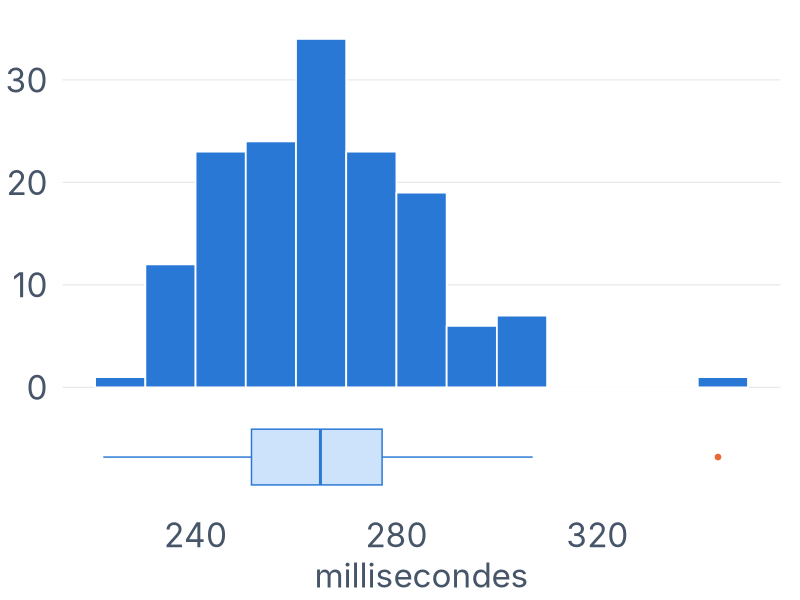
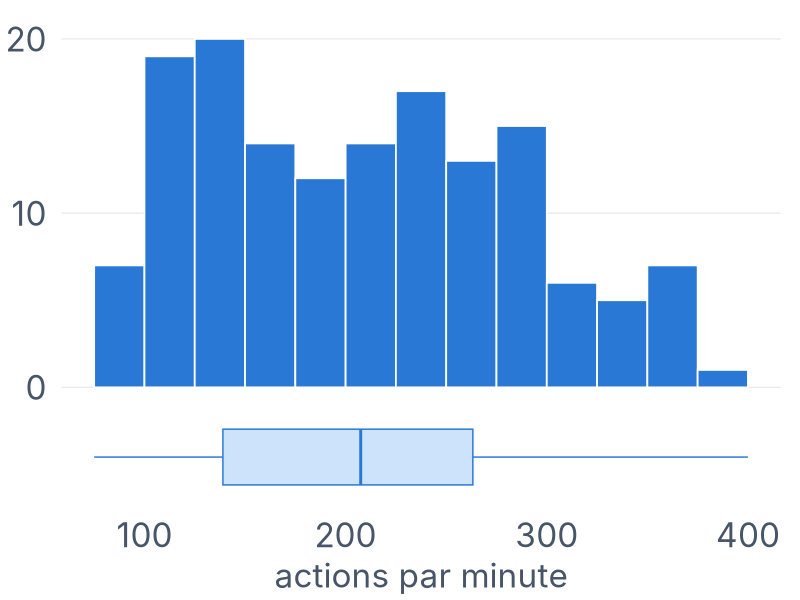
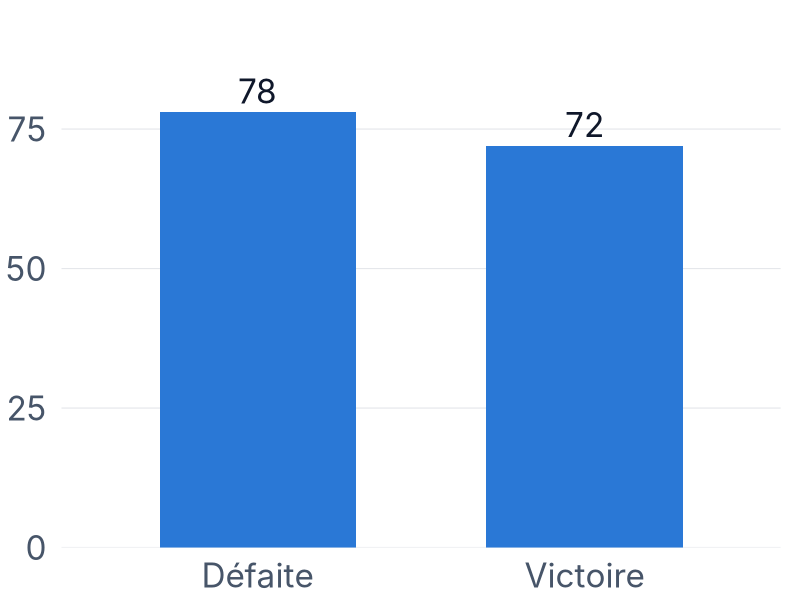
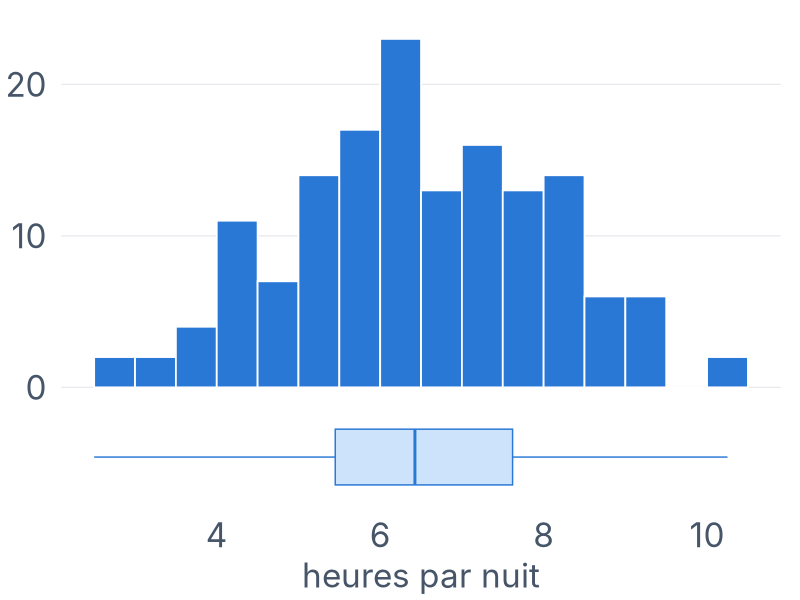
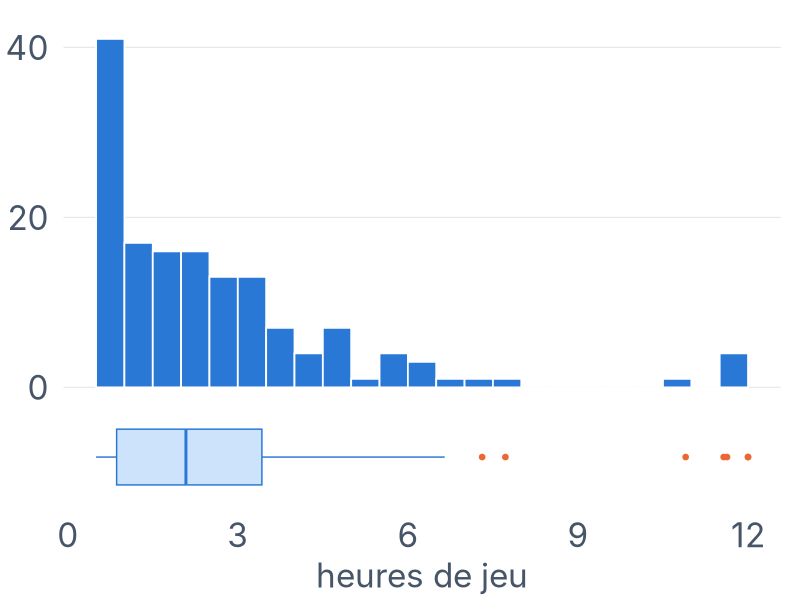
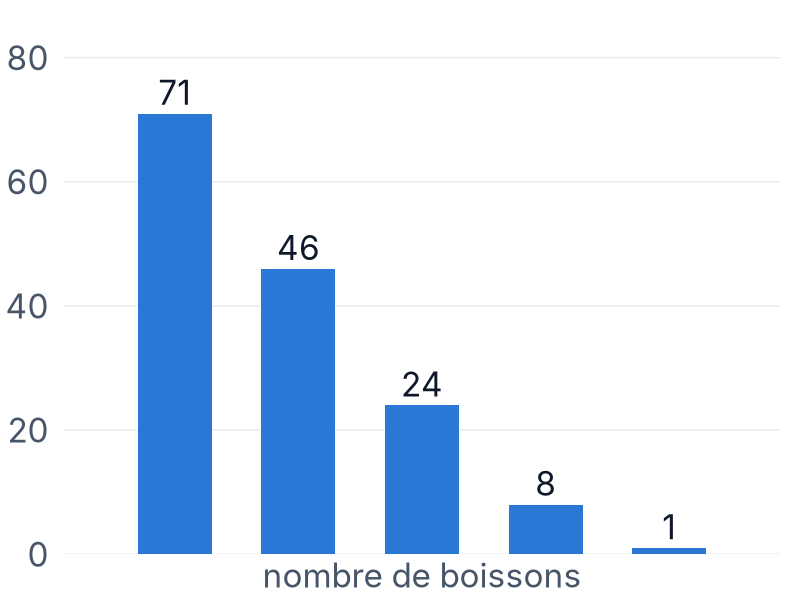
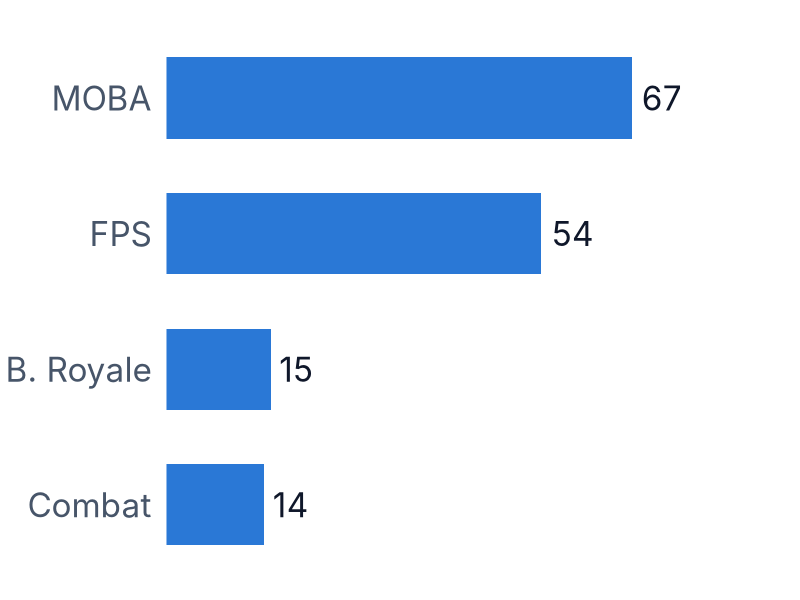
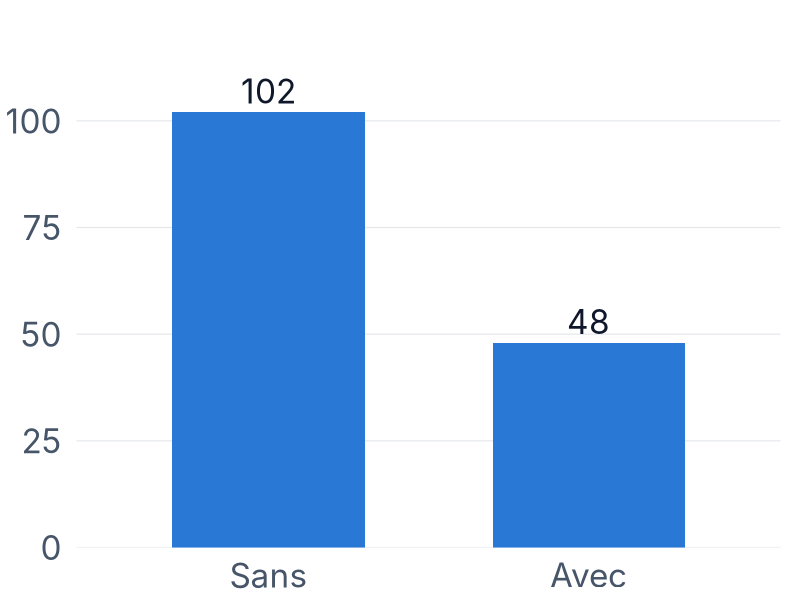

Write R code to recreate these figures, in order.
##############################################################################
# Projet Théorie des tests — TSE, MSc A1 EMDS (magistère), 2026-2027
# Trinôme 11 : BERTIN Joseph · GUIHARD Thibault · CHEBREK Adam
# Données : Kaggle « E-Sports Biometrics & Performance » (S. Chhetri)
# Échantillon : 150 joueurs tirés au hasard parmi les 232 793 complets
# Problématique : quels facteurs sont liés à la performance en esport ?
# Seuil de tous les tests : alpha = 5 %
##############################################################################

## 1. Données ----------------------------------------------------------------
d <- read.csv2("echantillon_150_complet.csv", stringsAsFactors = TRUE)
d$Game_Genre <- factor(d$Game_Genre,
                       levels = c("MOBA", "FPS", "Battle Royale", "Fighting"))
d$Match_Outcome <- factor(d$Match_Outcome, levels = c("Loss", "Win"))
str(d)
colSums(is.na(d))                  # aucune valeur manquante : 150 complets

# Variable qualitative ordinale obtenue en discrétisant le temps de jeu
d$Classe_Jeu <- cut(d$PlayTime_Hours, breaks = c(0, 1, 3, Inf),
                    labels = c("<= 1 h", "1-3 h", "> 3 h"))
table(d$Classe_Jeu)                # 42 / 61 / 47 : tous les effectifs >= 30

## 2. Étude descriptive univariée --------------------------------------------
quanti <- c("Reaction_Time_ms", "APM", "Sleep_Hours", "PlayTime_Hours",
            "Energy_Drinks", "Heart_Rate_BPM", "HRV_Score", "Age",
            "Screen_Brightness")
resume <- function(x) c(moy = mean(x), et = sd(x), min = min(x),
                        q1 = unname(quantile(x, 0.25)), med = median(x),
                        q3 = unname(quantile(x, 0.75)), max = max(x))
round(t(sapply(d[quanti], resume)), 2)

quali <- c("Game_Genre", "Blue_Light_Filter", "Match_Outcome",
           "Energy_Drinks")
for (v in quali) {
  n <- table(d[[v]])
  print(cbind(n = n, pct = round(100 * prop.table(n), 1)))
}
sum(d$PlayTime_Hours == 0.5)       # joueurs au plancher de 0,5 h de jeu
sum(d$HRV_Score == 100)            # joueurs au plafond de 100 (VFC)
mean(d$Sleep_Hours < 6)            # part des joueurs dormant moins de 6 h

## 3. Les 7 tests de liaison obligatoires ------------------------------------

# Test 1 — Pearson asymptotique (n = 150) : sommeil ~ temps de réaction
# H0 : rho = 0   contre   H1 : rho != 0
cor.test(d$Sleep_Hours, d$Reaction_Time_ms, method = "pearson")
coef(lm(Reaction_Time_ms ~ Sleep_Hours, data = d))  # pente : ms par heure

# Test 2 — ANOVA de Welch asymptotique : temps de réaction ~ durée de jeu
# H0 : mu1 = mu2 = mu3   contre   H1 : au moins deux moyennes diffèrent
resume_groupe <- function(x)
  round(c(n = length(x), moy = mean(x), et = sd(x)), 1)
aggregate(Reaction_Time_ms ~ Classe_Jeu, data = d, FUN = resume_groupe)
oneway.test(Reaction_Time_ms ~ Classe_Jeu, data = d, var.equal = FALSE)
pairwise.t.test(d$Reaction_Time_ms, d$Classe_Jeu, pool.sd = FALSE,
                p.adjust.method = "bonferroni")   # comparaisons multiples

# Test 3 — Spearman : boissons énergisantes ~ fréquence cardiaque
# H0 : rho_S = 0   contre   H1 : rho_S != 0
# (nombreux ex-aequo -> approximation asymptotique, exact = FALSE)
cor.test(d$Energy_Drinks, d$Heart_Rate_BPM, method = "spearman",
         exact = FALSE)
tapply(d$Heart_Rate_BPM, pmin(d$Energy_Drinks, 3), median)

# Test 4 — Kruskal-Wallis : APM ~ genre (Battle Royale 15, Fighting 14)
# H0 : même loi de l'APM dans les 4 genres   contre   H1 : au moins une
# diffère
tapply(d$APM, d$Game_Genre, median)
kruskal.test(APM ~ Game_Genre, data = d)
kruskal.test(APM ~ Game_Genre, data = d)$p.value
pairwise.wilcox.test(d$APM, d$Game_Genre, p.adjust.method = "bonferroni",
                     exact = FALSE)               # comparaisons multiples

# Test 5 — Wilcoxon-Mann-Whitney : filtre lumière bleue ~ temps de
# réaction, sous-échantillon des joueurs de FPS (avec filtre : 13 < 30)
# H0 : même loi du temps de réaction avec et sans filtre
fps <- subset(d, Game_Genre == "FPS")
table(fps$Blue_Light_Filter)
tapply(fps$Reaction_Time_ms, fps$Blue_Light_Filter, median)
wilcox.test(Reaction_Time_ms ~ Blue_Light_Filter, data = fps)

# Test 6 — Student, version Welch asymptotique : temps de réaction ~ issue
# H0 : mu_défaite = mu_victoire   contre   H1 : mu_défaite != mu_victoire
aggregate(Reaction_Time_ms ~ Match_Outcome, data = d, FUN = resume_groupe)
tw <- t.test(Reaction_Time_ms ~ Match_Outcome, data = d, var.equal = FALSE)
tw
2 * pnorm(-abs(tw$statistic))      # p-valeur asymptotique (loi N(0, 1))

# Test 7 — Khi-deux d'indépendance : genre de jeu x issue du match
# H0 : les deux variables sont indépendantes
tab <- table(d$Game_Genre, d$Match_Outcome)
chisq.test(tab)$expected           # effectifs théoriques tous >= 5
chisq.test(tab)
round(100 * prop.table(tab, margin = 1), 1)

## 4. Autres tests de liaison (tableau de synthèse) --------------------------
pearson  <- function(x, y) cor.test(d[[x]], d[[y]])
spearman <- function(x, y) cor.test(d[[x]], d[[y]], method = "spearman",
                                    exact = FALSE)
autres <- list(
  "Age - TR"           = pearson("Age", "Reaction_Time_ms"),
  "VFC - TR"           = pearson("HRV_Score", "Reaction_Time_ms"),
  "Sommeil - VFC"      = pearson("Sleep_Hours", "HRV_Score"),
  "Temps de jeu - VFC" = spearman("PlayTime_Hours", "HRV_Score"),
  "FC - APM"           = pearson("Heart_Rate_BPM", "APM"),
  "Boissons - TR"      = spearman("Energy_Drinks", "Reaction_Time_ms"),
  "Luminosite - TR"    = pearson("Screen_Brightness", "Reaction_Time_ms"),
  "Genre - TR"         = kruskal.test(Reaction_Time_ms ~ Game_Genre, d),
  "APM - Issue"        = t.test(APM ~ Match_Outcome, data = d),
  "Filtre - Issue"     = chisq.test(table(d$Blue_Light_Filter,
                                          d$Match_Outcome))
)
coef_test <- function(t)
  unname(if (length(t$estimate) == 1) t$estimate else t$statistic)
p_val <- sapply(autres, `[[`, "p.value")
data.frame(stat = round(sapply(autres, coef_test), 3),
           p_valeur = signif(p_val, 2),
           conclusion = ifelse(p_val < 0.05, "liaison significative",
                               "pas de liaison"))

## 5. Graphiques (exportés en SVG pour le support) ---------------------------
library(ggplot2)
set.seed(11)                       # position aléatoire des points (jitter)
options(OutDec = ",")              # virgule décimale sur les graphiques
dir.create("figures", showWarnings = FALSE)
bleu <- "#2a78d6"; bleu_clair <- "#cde2fb"; orange <- "#eb6834"
encre <- "#0f172a"; gris <- "#475569"; grille <- "#e5e7eb"
theme_set(theme_minimal(base_size = 24, base_family = "Inter") +
  theme(panel.grid.minor = element_blank(),
        panel.grid.major.x = element_blank(),
        panel.grid.major.y = element_line(colour = grille, linewidth = 0.4),
        axis.text = element_text(colour = gris, size = 24),
        axis.title = element_text(colour = gris, size = 24),
        legend.text = element_text(size = 24),
        plot.margin = margin(12, 14, 4, 4)))
sauve <- function(p, nom, l, h)    # l et h en pixels (96 px = 1 pouce)
  ggsave(file.path("figures", paste0(nom, ".svg")), p,
         width = l / 96, height = h / 96)
txt <- function(...)
  list(size = 24 / .pt, family = "Inter", colour = encre, ...)
virg <- function(x, chiffres) formatC(x, format = "f", digits = chiffres,
                                      decimal.mark = ",")
virg_med <- function(x) ifelse(x == round(x), virg(x, 0), virg(x, 1))

# Boîtes à moustaches + points. Losange orange = moyenne ou médiane (f) ;
# valeur de f écrite en haut de chaque groupe (ordonnée h)
boites <- function(df, x, y, lab_y, f, h, ylim, horiz = FALSE) {
  n <- table(df[[x]])
  sep <- if (length(n) > 3) "\nn=" else "\nn = "   # étiquettes compactes
  df$g <- factor(df[[x]], labels = paste0(names(n), sep, n))
  s <- aggregate(df[[y]], list(g = df$g), f)
  ggplot(df, aes(g, .data[[y]])) +
    geom_boxplot(fill = bleu_clair, colour = bleu, width = 0.55,
                 outlier.shape = NA, linewidth = 0.6) +
    geom_jitter(width = 0.13, height = 0, colour = bleu, alpha = 0.45,
                size = 1.6) +
    geom_point(data = s, aes(g, x), shape = 23, size = 4.8, fill = orange,
               colour = "white", stroke = 0.8) +
    do.call(annotate, c(list("text", x = seq_len(nrow(s)), y = h,
                             label = if (identical(f, mean))
                               virg(s$x, 1) else virg_med(s$x),
                             fontface = "bold"), txt())) +
    (if (horiz) coord_flip(ylim = ylim) else coord_cartesian(ylim = ylim)) +
    labs(x = NULL, y = lab_y)
}
histo <- function(v, pas, lab) {         # histogramme + boîte à moustaches
  b <- seq(floor(min(d[[v]]) / pas) * pas, max(d[[v]]) + pas, pas)
  h <- max(table(cut(d[[v]], b, right = FALSE)))
  ggplot(d, aes(.data[[v]])) +
    geom_histogram(binwidth = pas, boundary = 0, closed = "left",
                   fill = bleu, colour = "white", linewidth = 0.6) +
    geom_boxplot(aes(y = -0.2 * h), width = 0.16 * h, orientation = "y",
                 fill = bleu_clair, colour = bleu, linewidth = 0.5,
                 outlier.size = 1.6, outlier.colour = orange) +
    scale_y_continuous(breaks = function(l) pretty(c(0, l[2]), 3)) +
    labs(x = lab, y = NULL)
}
barres <- function(v, lab, noms) ggplot(d, aes(.data[[v]])) +
  geom_bar(fill = bleu, width = 0.6) +
  do.call(geom_text, c(list(stat = "count", vjust = -0.35,
                            aes(label = after_stat(count))), txt())) +
  scale_x_discrete(labels = noms) +
  scale_y_continuous(expand = expansion(mult = c(0, 0.22))) +
  labs(x = lab, y = NULL)

# Étude descriptive univariée
L <- 376; H <- 330
sauve(histo("Reaction_Time_ms", 10, "millisecondes"), "d_tr", L, H)
sauve(histo("APM", 25, "actions par minute"), "d_apm", L, H)
sauve(barres("Match_Outcome", NULL, c("Défaite", "Victoire")),
      "d_issue", L, H)
sauve(histo("Sleep_Hours", 0.5, "heures par nuit"), "d_sommeil", L, H)
sauve(histo("PlayTime_Hours", 0.5, "heures de jeu") +
        scale_x_continuous(breaks = seq(0, 12, 3)), "d_jeu", L, H)
sauve(barres("Energy_Drinks", "nombre de boissons", as.character(0:4)),
      "d_boissons", L, H)
genres <- c("MOBA", "FPS", "B. Royale", "Combat")
sauve(ggplot(d, aes(y = factor(Game_Genre, rev(levels(Game_Genre))))) +
        geom_bar(fill = bleu, width = 0.6) +
        do.call(geom_text, c(list(stat = "count", hjust = -0.25,
                                  aes(label = after_stat(count))), txt())) +
        scale_y_discrete(labels = rev(genres)) +
        scale_x_continuous(expand = expansion(mult = c(0, 0.32))) +
        labs(x = NULL, y = NULL) +
        theme(panel.grid.major.y = element_blank(),
              axis.text.x = element_blank()), "d_genre", L, H)
sauve(barres("Blue_Light_Filter", NULL, c("Sans", "Avec")),
      "d_filtre", L, H)
sauve(histo("Heart_Rate_BPM", 5, "battements par minute") +
        scale_x_continuous(breaks = seq(60, 110, 20)), "d_fc", L, H)

# Test 1 : nuage de points + droite des moindres carrés
L <- 560; H <- 452
sauve(ggplot(d, aes(Sleep_Hours, Reaction_Time_ms)) +
        geom_point(shape = 21, fill = bleu, colour = "white", size = 3.2,
                   stroke = 0.6, alpha = 0.85) +
        geom_smooth(method = "lm", formula = y ~ x, se = FALSE,
                    colour = orange, linewidth = 1.1) +
        do.call(annotate, c(list("text", x = 9.2, y = 338,
                                 label = "r = −0,30",
                                 fontface = "bold"), txt())) +
        labs(x = "Sommeil (heures)", y = "Temps de réaction (ms)"),
      "t1_pearson", L, H)

# Test 2 : temps de réaction par classe de temps de jeu (moyennes)
d2 <- transform(d, Classe_Jeu = factor(Classe_Jeu,
                  labels = c("≤ 1 h", "1 – 3 h", "> 3 h")))
sauve(boites(d2, "Classe_Jeu", "Reaction_Time_ms", "Temps de réaction (ms)",
             mean, 362, c(220, 362)), "t2_anova", L, H)

# Test 3 : fréquence cardiaque par nombre de boissons (médianes ;
# 3 et 4 boissons regroupés sur le graphique uniquement)
d3 <- transform(d, Boissons = factor(pmin(Energy_Drinks, 3),
                  labels = c("0", "1", "2", "≥ 3")))
sauve(boites(d3, "Boissons", "Heart_Rate_BPM", "Fréq. cardiaque (bpm)",
             median, 119, c(58, 119)) +
        labs(x = "Nombre de boissons énergisantes"), "t3_spearman", L, H)

# Test 4 : APM par genre de jeu (boîtes horizontales, rangées par médiane)
d4 <- transform(d, Game_Genre = factor(Game_Genre, labels = genres))
d4$Game_Genre <- reorder(d4$Game_Genre, d4$APM, FUN = median)
sauve(boites(d4, "Game_Genre", "APM", "Actions par minute", median, 458,
             c(70, 498), horiz = TRUE) +
        scale_y_continuous(breaks = seq(100, 400, 100)) +
        theme(panel.grid.major.y = element_blank(),
              panel.grid.major.x = element_line(colour = grille,
                                                linewidth = 0.4)),
      "t4_kruskal", L, H)

# Test 5 : temps de réaction selon le filtre, joueurs de FPS (médianes)
d5 <- transform(fps, Blue_Light_Filter = factor(Blue_Light_Filter,
                  labels = c("Sans filtre", "Avec filtre")))
sauve(boites(d5, "Blue_Light_Filter", "Reaction_Time_ms",
             "Temps de réaction (ms)", median, 312, c(228, 312)),
      "t5_wilcoxon", L, H)

# Test 6 : temps de réaction selon l'issue du match (moyennes)
d6 <- transform(d, Match_Outcome = factor(Match_Outcome,
                  labels = c("Défaite", "Victoire")))
sauve(boites(d6, "Match_Outcome", "Reaction_Time_ms",
             "Temps de réaction (ms)", mean, 362, c(220, 362)),
      "t6_welch", L, H)

# Test 7 : part de victoires par genre (barres empilées à 100 %)
p7 <- as.data.frame(prop.table(tab, 1))
names(p7) <- c("genre", "issue", "part")
p7$genre <- factor(p7$genre, levels = rev(levels(d$Game_Genre)),
                   labels = rev(paste0(genres, "\nn=", table(d$Game_Genre))))
p7$issue <- factor(p7$issue, labels = c("Défaite", "Victoire"))
sauve(ggplot(p7, aes(part, genre, fill = issue)) +
        geom_col(width = 0.56, colour = "white", linewidth = 1.2,
                 position = position_stack(reverse = TRUE)) +
        geom_text(aes(label = paste0(round(100 * part), " %"),
                      colour = issue), size = 24 / .pt, family = "Inter",
                  fontface = "bold",
                  position = position_stack(vjust = 0.5, reverse = TRUE)) +
        geom_vline(xintercept = mean(d$Match_Outcome == "Win"),
                   colour = encre, linewidth = 0.6, linetype = "22") +
        scale_fill_manual(values = c(Défaite = "#dbe3ee", Victoire = bleu)) +
        scale_colour_manual(values = c(Défaite = encre, Victoire = "white"),
                            guide = "none") +
        scale_x_continuous(labels = function(x) paste0(100 * x, " %"),
                           breaks = c(0, 0.5, 1),
                           expand = expansion(mult = c(0, 0.06))) +
        labs(x = NULL, y = NULL, fill = NULL) +
        theme(legend.position = "top", legend.justification = "left",
              plot.margin = margin(6, 34, 4, 4),
              panel.grid.major.y = element_blank(),
              panel.grid.major.x = element_line(colour = grille,
                                                linewidth = 0.4)),
      "t7_khi2", L, H)
